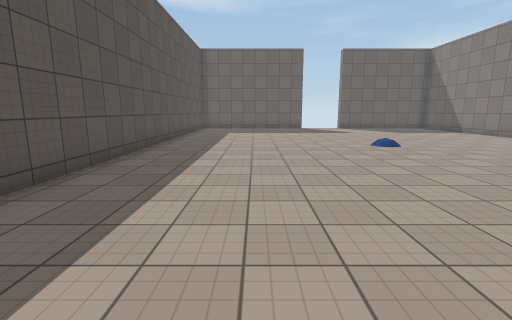
view 1 (above)

14 first-person views from a walk through a Unity game level. The camera is 1.5 m above the floor, tilts 10° down and sees 85° across. The floor is counted in squares, 1.29 m on a side. Each view is taken from the middle of a square. On the plan, view 1 faces up. The plan holds only what a view shows up to about 12 squares ahead; the rest is blank. The place goes on beyond the plan. The player is left out. Some surface patterns are stand-ins.

view 2
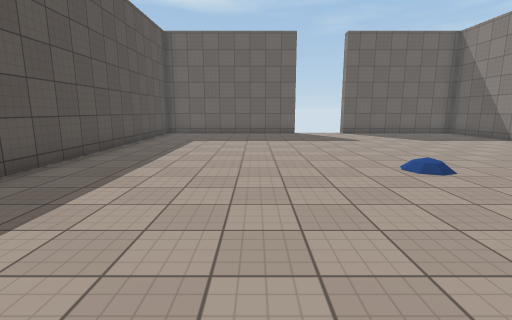

view 3
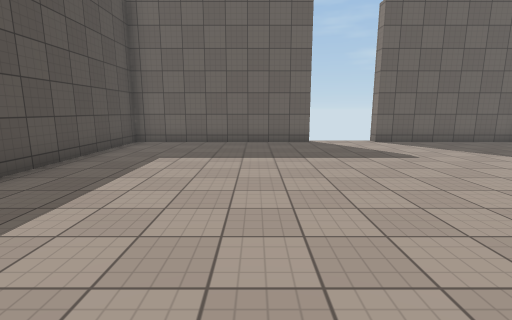

view 4
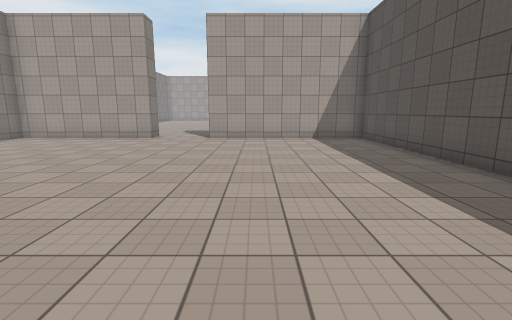

view 5
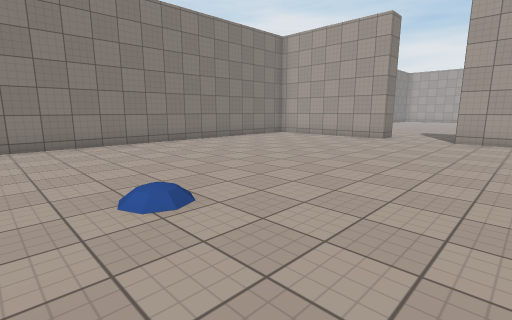

view 6
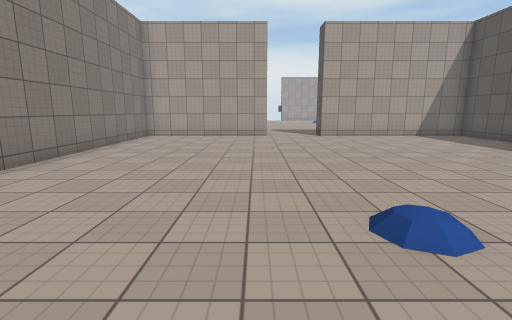

view 7
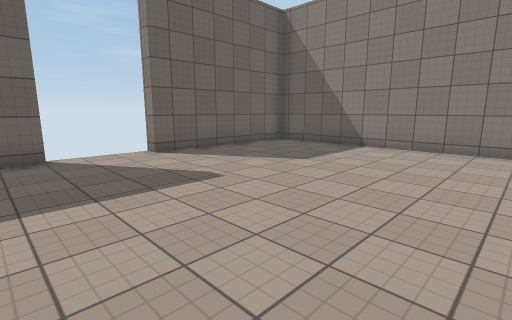

view 8
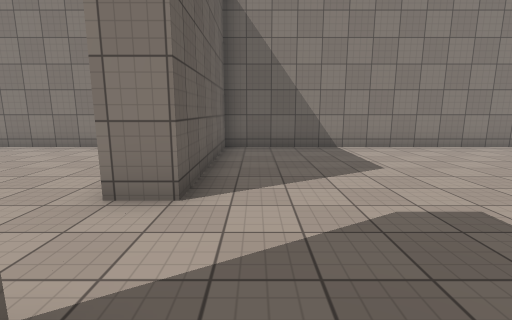

view 9
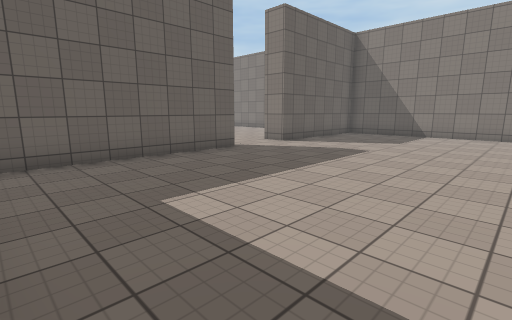

view 10
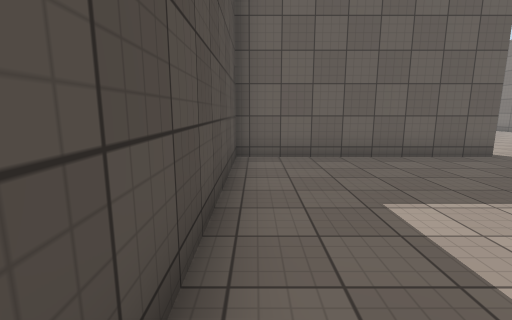

view 11
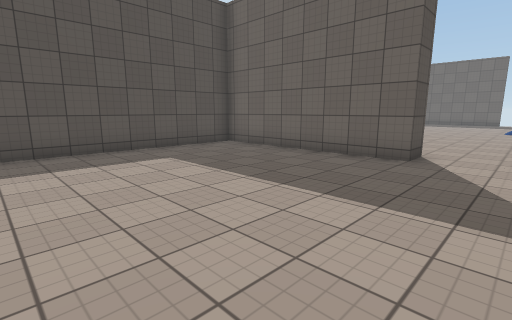

view 12
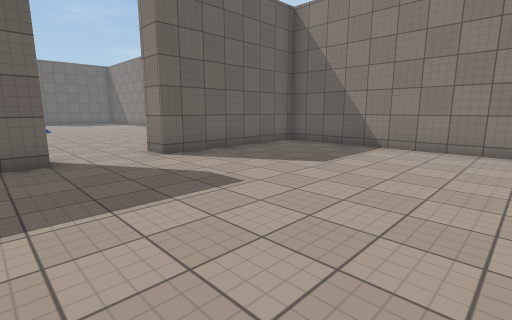

view 13
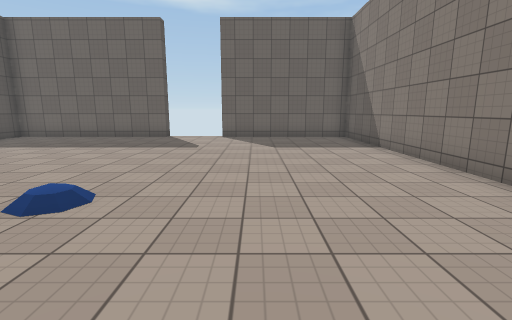

view 14
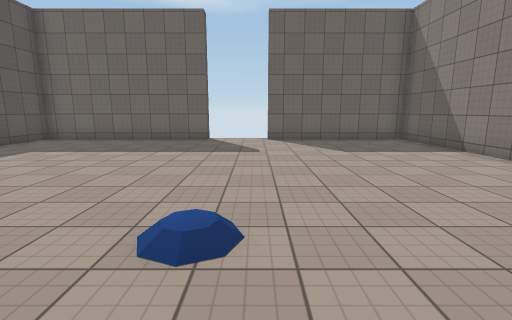

### Floor plan
Points are (right, up) in squares from view 1. A wall is a line through its corners. A room is listed if a view was taken in it or the views show most of it. See-through windows are left out.
Room 1 (views 1, 2, 3, 4, 5, 6, 7, 13, 14)
walls: (3, 18.5) (-3.5, 18.5) (-3.5, -1) (3, -1); (5.5, -1) (11, -1) (11, 18.5) (5.5, 18.5)
ways out: opening at (4.5, -1.5) to room 2
Room 2 (views 8, 9, 10, 11, 12)
walls: (3, -1) (3, -2) (-3.5, -2) (-3.5, -8.8); (11, -9.5) (11, -2) (5.5, -2) (5.5, -1)
ways out: opening at (4.5, -1.5) to room 1

Where each view was taken, in squares from view 1:
view 1: 0 up, 0 right, facing up
view 2: 4 up, 1 right, facing up
view 3: 8 up, 1 right, facing up
view 4: 11 up, 1 right, facing down
view 5: 11 up, 1 right, facing down-right
view 6: 12 up, 6 right, facing down
view 7: 11 up, 2 right, facing up-right
view 8: 3 down, 2 right, facing right
view 9: 9 down, 3 left, facing up-right
view 10: 9 down, 3 left, facing up
view 11: 9 down, 5 right, facing up-left
view 12: 9 down, 2 right, facing up-right
view 13: 6 up, 7 right, facing up
view 14: 7 up, 5 right, facing up
